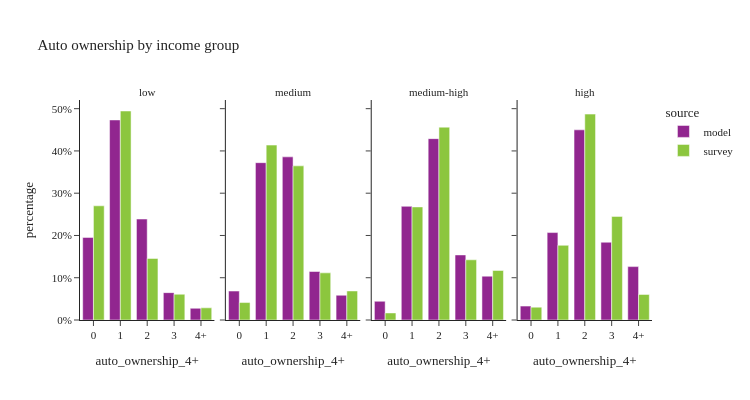

Here is the notebook cell this chart was saved with:
### Code cell
util.plot_share_facetbar(hh_data, 'hh_weight', share_col="auto_ownership_4+", title="Auto ownership by income group", 
                            facet_col="income_group", facet_col_wrap=4, height=400, orientation='v')

### Figure 1 — Plotly figure (JSON) as saved in the notebook; plotly's stock layout.template omitted (floating-point values rounded to 4 significant figures)
{"data": [{"alignmentgroup": "True", "customdata": [[84758], [205342], [103628], [28082], [12020]], "hovertemplate": "source=model<br>income_group=low<br>auto_ownership_4+=%{x}<br>percentage=%{y}<br>sample_size=%{customdata[0]}<extra></extra>", "legendgroup": "model", "marker": {"color": "#91268F", "pattern": {"shape": ""}}, "name": "model", "offsetgroup": "model", "orientation": "v", "showlegend": true, "textposition": "auto", "type": "bar", "x": ["0", "1", "2", "3", "4+"], "xaxis": "x", "y": [0.1954, 0.4733, 0.2389, 0.06473, 0.02771], "yaxis": "y"}, {"alignmentgroup": "True", "customdata": [[29697], [161381], [167323], [49738], [25395]], "hovertemplate": "source=model<br>income_group=medium<br>auto_ownership_4+=%{x}<br>percentage=%{y}<br>sample_size=%{customdata[0]}<extra></extra>", "legendgroup": "model", "marker": {"color": "#91268F", "pattern": {"shape": ""}}, "name": "model", "offsetgroup": "model", "orientation": "v", "showlegend": false, "textposition": "auto", "type": "bar", "x": ["0", "1", "2", "3", "4+"], "xaxis": "x2", "y": [0.0685, 0.3722, 0.386, 0.1147, 0.05858], "yaxis": "y2"}, {"alignmentgroup": "True", "customdata": [[19246], [116808], [186325], [66848], [45026]], "hovertemplate": "source=model<br>income_group=medium-high<br>auto_ownership_4+=%{x}<br>percentage=%{y}<br>sample_size=%{customdata[0]}<extra></extra>", "legendgroup": "model", "marker": {"color": "#91268F", "pattern": {"shape": ""}}, "name": "model", "offsetgroup": "model", "orientation": "v", "showlegend": false, "textposition": "auto", "type": "bar", "x": ["0", "1", "2", "3", "4+"], "xaxis": "x3", "y": [0.04432, 0.269, 0.4291, 0.1539, 0.1037], "yaxis": "y3"}, {"alignmentgroup": "True", "customdata": [[14283], [89822], [195382], [79912], [54846]], "hovertemplate": "source=model<br>income_group=high<br>auto_ownership_4+=%{x}<br>percentage=%{y}<br>sample_size=%{customdata[0]}<extra></extra>", "legendgroup": "model", "marker": {"color": "#91268F", "pattern": {"shape": ""}}, "name": "model", "offsetgroup": "model", "orientation": "v", "showlegend": false, "textposition": "auto", "type": "bar", "x": ["0", "1", "2", "3", "4+"], "xaxis": "x4", "y": [0.03289, 0.2068, 0.4499, 0.184, 0.1263], "yaxis": "y4"}, {"alignmentgroup": "True", "customdata": [[328], [401], [90], [27], [9]], "hovertemplate": "source=survey<br>income_group=low<br>auto_ownership_4+=%{x}<br>percentage=%{y}<br>sample_size=%{customdata[0]}<extra></extra>", "legendgroup": "survey", "marker": {"color": "#8CC63E", "pattern": {"shape": ""}}, "name": "survey", "offsetgroup": "survey", "orientation": "v", "showlegend": true, "textposition": "auto", "type": "bar", "x": ["0", "1", "2", "3", "4+"], "xaxis": "x", "y": [0.2701, 0.4945, 0.1456, 0.06097, 0.02877], "yaxis": "y"}, {"alignmentgroup": "True", "customdata": [[126], [463], [235], [53], [26]], "hovertemplate": "source=survey<br>income_group=medium<br>auto_ownership_4+=%{x}<br>percentage=%{y}<br>sample_size=%{customdata[0]}<extra></extra>", "legendgroup": "survey", "marker": {"color": "#8CC63E", "pattern": {"shape": ""}}, "name": "survey", "offsetgroup": "survey", "orientation": "v", "showlegend": false, "textposition": "auto", "type": "bar", "x": ["0", "1", "2", "3", "4+"], "xaxis": "x2", "y": [0.04126, 0.4139, 0.3647, 0.1115, 0.06871], "yaxis": "y2"}, {"alignmentgroup": "True", "customdata": [[86], [411], [361], [100], [46]], "hovertemplate": "source=survey<br>income_group=medium-high<br>auto_ownership_4+=%{x}<br>percentage=%{y}<br>sample_size=%{customdata[0]}<extra></extra>", "legendgroup": "survey", "marker": {"color": "#8CC63E", "pattern": {"shape": ""}}, "name": "survey", "offsetgroup": "survey", "orientation": "v", "showlegend": false, "textposition": "auto", "type": "bar", "x": ["0", "1", "2", "3", "4+"], "xaxis": "x3", "y": [0.0167, 0.2675, 0.4562, 0.1424, 0.1172], "yaxis": "y3"}, {"alignmentgroup": "True", "customdata": [[47], [222], [224], [61], [19]], "hovertemplate": "source=survey<br>income_group=high<br>auto_ownership_4+=%{x}<br>percentage=%{y}<br>sample_size=%{customdata[0]}<extra></extra>", "legendgroup": "survey", "marker": {"color": "#8CC63E", "pattern": {"shape": ""}}, "name": "survey", "offsetgroup": "survey", "orientation": "v", "showlegend": false, "textposition": "auto", "type": "bar", "x": ["0", "1", "2", "3", "4+"], "xaxis": "x4", "y": [0.03044, 0.1767, 0.4871, 0.2452, 0.06053], "yaxis": "y4"}], "layout": {"annotations": [{"font": {}, "showarrow": false, "text": "low", "x": 0.1175, "xanchor": "center", "xref": "paper", "y": 1.0, "yanchor": "bottom", "yref": "paper"}, {"font": {}, "showarrow": false, "text": "medium", "x": 0.3725, "xanchor": "center", "xref": "paper", "y": 1.0, "yanchor": "bottom", "yref": "paper"}, {"font": {}, "showarrow": false, "text": "medium-high", "x": 0.6275, "xanchor": "center", "xref": "paper", "y": 1.0, "yanchor": "bottom", "yref": "paper"}, {"font": {}, "showarrow": false, "text": "high", "x": 0.8825, "xanchor": "center", "xref": "paper", "y": 1.0, "yanchor": "bottom", "yref": "paper"}], "barmode": "group", "height": 400, "legend": {"title": {"text": "source"}, "tracegroupgap": 0}, "title": {"text": "Auto ownership by income group"}, "width": 750, "xaxis": {"anchor": "y", "domain": [0.0, 0.235], "title": {"text": "auto_ownership_4+"}}, "xaxis2": {"anchor": "y2", "domain": [0.255, 0.49], "matches": "x", "title": {"text": "auto_ownership_4+"}}, "xaxis3": {"anchor": "y3", "domain": [0.51, 0.745], "matches": "x", "title": {"text": "auto_ownership_4+"}}, "xaxis4": {"anchor": "y4", "domain": [0.765, 1.0], "matches": "x", "title": {"text": "auto_ownership_4+"}}, "yaxis": {"anchor": "x", "domain": [0.0, 1.0], "tickformat": ".0%", "title": {"text": "percentage"}}, "yaxis2": {"anchor": "x2", "domain": [0.0, 1.0], "matches": "y", "showticklabels": false, "tickformat": ".0%"}, "yaxis3": {"anchor": "x3", "domain": [0.0, 1.0], "matches": "y", "showticklabels": false, "tickformat": ".0%"}, "yaxis4": {"anchor": "x4", "domain": [0.0, 1.0], "matches": "y", "showticklabels": false, "tickformat": ".0%"}}}
